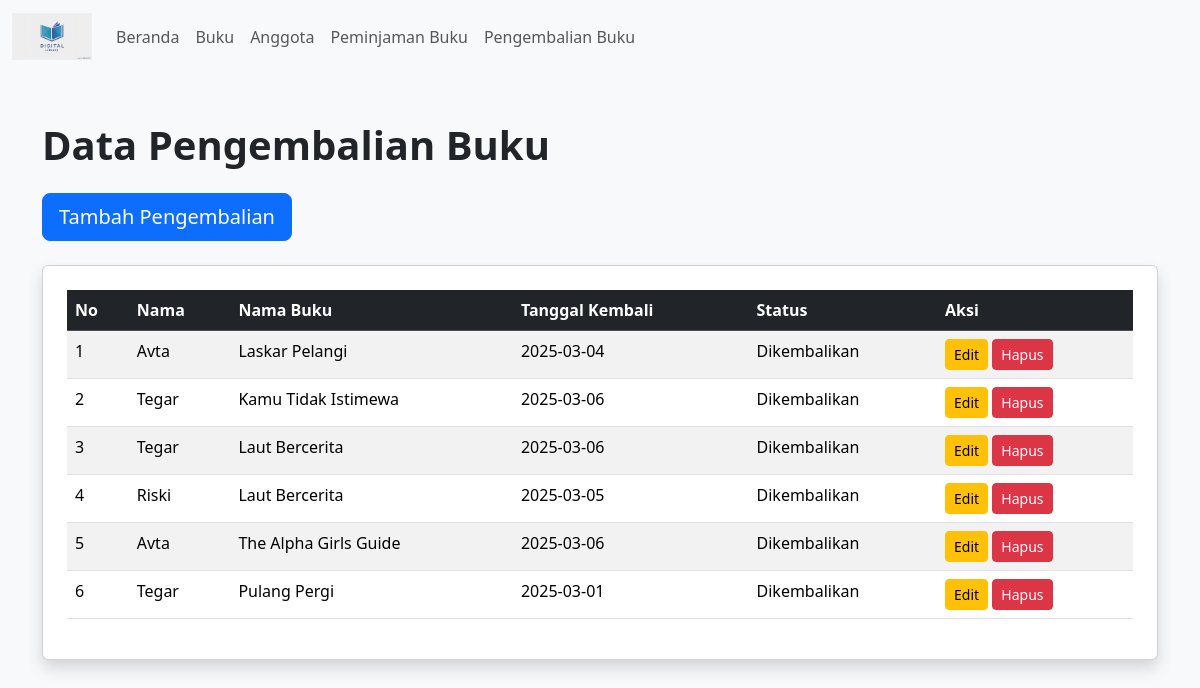
/pengembalian.php, run on the app's committed database.
### tables this page shows
CREATE TABLE `pengembalian` (
  `id` int(11) NOT NULL,
  `id_peminjaman` int(11) NOT NULL,
  `nama` varchar(100) NOT NULL,
  `nama_buku` varchar(255) DEFAULT NULL,
  `tanggal_kembali` date NOT NULL,
  `status` enum('Dikembalikan','Dipinjam') NOT NULL DEFAULT 'Dikembalikan'
);

### pengembalian.php (the view, shortened to what this page needs)
<?php
require_once 'koneksi.php';
$query = "SELECT nama, nama_buku, tanggal_kembali, status FROM pengembalian WHERE status = 'Dikembalikan'";
$result = mysqli_query($conn, $query);
?>
<!DOCTYPE html>
<html lang="id">
<head>
    <link href="https://cdn.jsdelivr.net/npm/bootstrap@5.3.3/dist/css/bootstrap.min.css" rel="stylesheet">
</head>
<body class="bg-light">
<nav class="navbar navbar-expand-lg bg-body-tertiary">
        <div class="container-fluid">
            <img class="navbar-brand" src="plugins/img/th.jpeg" style="width: 80px;">
            <div class="collapse navbar-collapse" id="navbarSupportedContent">
                <ul class="navbar-nav me-auto mb-2 mb-lg-0">
                    <li class="nav-item"><a class="nav-link" href="index.php">Beranda</a></li>
                    <li class="nav-item"><a class="nav-link" href="buku.php">Buku</a></li>
                    <li class="nav-item"><a class="nav-link" href="anggota.php">Anggota</a></li>
                    <li class="nav-item"><a class="nav-link" href="peminjaman.php">Peminjaman Buku</a></li>
                    <li class="nav-item"><a class="nav-link" href="pengembalian.php">Pengembalian Buku</a></li>
                </ul>
            </div>
        </div>
    </nav>
    <div class="container py-5">
        <h2 class="display-6 fw-bold">Data Pengembalian Buku</h2>
        <button class="btn btn-primary btn-lg mt-3" onclick="window.location.href='form_tambah/formpengembalian.php'">Tambah Pengembalian</button>
        <div class="card shadow p-4 mt-4">
            <table class="table table-striped table-hover">
            <thead class="table-dark">
                    <tr>
                        <th>No</th>
                        <th>Nama</th>
                        <th>Nama Buku</th>
                        <th>Tanggal Kembali</th>
                        <th>Status</th>
                        <th>Aksi</th>
                    </tr>
                </thead>
                <tbody>
                    <?php $no = 1; while ($row = mysqli_fetch_assoc($result)) { ?>
                        <tr>
                            <td><?= $no++; ?></td>
                            <td><?= $row['nama']; ?></td>
                            <td><?= $row['nama_buku']; ?></td>
                            <td><?= $row['tanggal_kembali']; ?></td>
                            <td><?= $row['status']; ?></td>
                            <td>
                            <a href="form_tambah/edit_pengembalian.php?id=<?= $no - 1; ?>"
                                class="btn btn-warning btn-sm"
                                onclick="return confirm('Apakah Anda yakin ingin mengedit data ini?');">
                                Edit
                            </a>
                            <a href="proses/proses_delete_pengembalian.php?id=<?= $no - 1; ?>" class="btn btn-danger btn-sm" onclick="return confirm('Apakah Anda yakin ingin menghapus data ini?');">Hapus</a>
                            </td>
                        </tr>
                    <?php } ?>
                </tbody>
            </table>
        </div>
</body>
</html>

### data on the page
pengembalian: nama "Avta", nama_buku "Laskar Pelangi", tanggal_kembali "2025-03-04", status "Dikembalikan"
pengembalian: nama "Tegar", nama_buku "Kamu Tidak Istimewa", tanggal_kembali "2025-03-06", status "Dikembalikan"
pengembalian: nama "Tegar", nama_buku "Laut Bercerita", tanggal_kembali "2025-03-06", status "Dikembalikan"
pengembalian: nama "Riski", nama_buku "Laut Bercerita", tanggal_kembali "2025-03-05", status "Dikembalikan"
pengembalian: nama "Avta", nama_buku "The Alpha Girls Guide", tanggal_kembali "2025-03-06", status "Dikembalikan"
pengembalian: nama "Tegar", nama_buku "Pulang Pergi", tanggal_kembali "2025-03-01", status "Dikembalikan"
